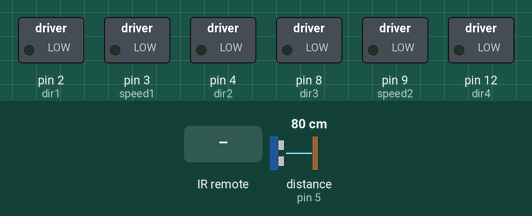
Bench run of a sketch on a simulated Arduino Uno, built with avr-gcc and run on an emulated ATmega328P. Shown: switched loads named in the sketch (green lamp = pin HIGH). Wiring (inferred from the names in the program): ultrasonic range finder: trigger pin 6; echo pin 5. The test bench sets the inputs (shaded band); at power-on: distance to the obstacle (sensor on pin 5) 80 cm. The echo pulse lasts 58.3 µs per cm; pins used as bus, display or sensor lines are not drawn; what the sketch prints to the serial monitor is not drawn.

Above: at 1.2 s.
1.3 s: infrared code 0xB946FF00 received
At 2.2 s:
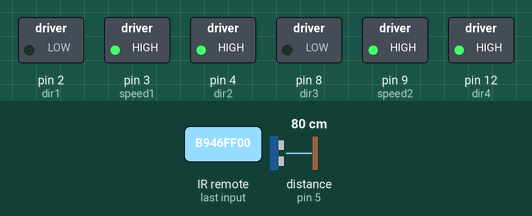
2.8 s: infrared code 0xEA15FF00 received
At 3.1 s:
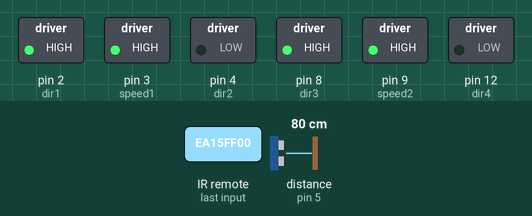
4.3 s: infrared code 0xBB44FF00 received
At 5.5 s:
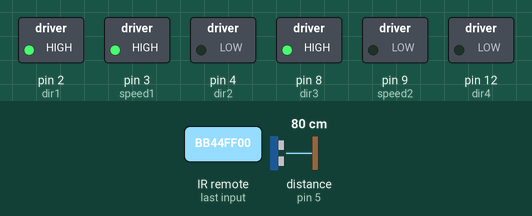
5.8 s: infrared code 0xBC43FF00 received
At 6.6 s:
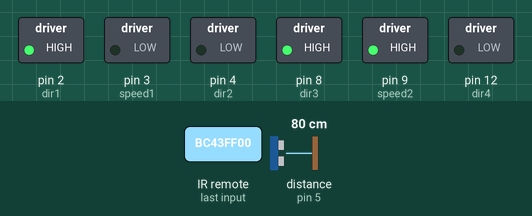
7.3 s: distance to the obstacle (sensor on pin 5) set to 30 cm
9.5 s: distance to the obstacle (sensor on pin 5) set to 23 cm
At 10.6 s:
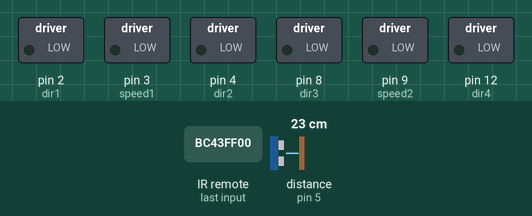
Timing chart, 0 to 12.1 s (numbered marks = the images above; inputs shaded):
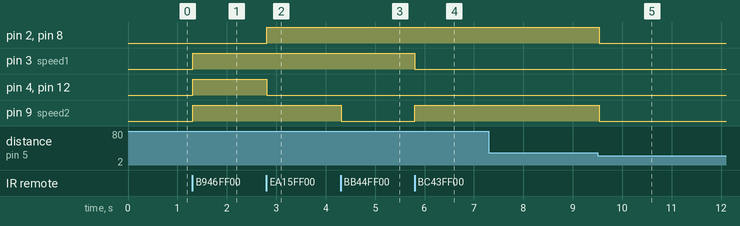

The sketch:

Robot_Car__IR__Ultrasonic_.ino
```cpp
#include <IRremote.h>
// C++ code ultrasonic sensor
const int trig = 6;
const int echo = 5;
int duration;
int distance;
int t1 = 300;
int t2 = 300;
const int stopDistance = 25;

// IR
const int IRpin = 10;
IRrecv IR(IRpin);

// motor 1
const int dir1 = 2;
const int dir2 = 4;
const int speed1 = 3; // ENA

// motor 2
const int dir3 = 8; // Corrected pin assignment for motor 2
const int dir4 = 12; // Corrected pin assignment for motor 2
const int speed2 = 9; // ENB

int motSpeed1 = 255;
int motSpeed2 = 0; // Set to the same speed as motSpeed1

void setup() {
  Serial.begin(9600);
  IR.enableIRIn();
  pinMode(trig, OUTPUT);
  pinMode(echo, INPUT);

  // motor 1
  pinMode(dir1, OUTPUT);
  pinMode(dir2, OUTPUT);
  pinMode(speed1, OUTPUT);

  // motor 2
  pinMode(dir3, OUTPUT);
  pinMode(dir4, OUTPUT);
  pinMode(speed2, OUTPUT); // ENB for motor 2

  // Stop the motors at startup
  digitalWrite(dir1, LOW);
  digitalWrite(dir2, LOW);
  digitalWrite(dir3, LOW);
  digitalWrite(dir4, LOW);
  analogWrite(speed1, 0);
  analogWrite(speed2, 0);
}

void loop() {
  digitalWrite(trig, LOW);
  delayMicroseconds(10);
  digitalWrite(trig, HIGH);
  delayMicroseconds(10);
  digitalWrite(trig, LOW);

  duration = pulseIn(echo, HIGH);
  distance = (duration / 2) / 29.1;

  // Display the distance and stop indicator on the Serial Monitor
  Serial.print("Distance: ");
  Serial.print(distance);
  Serial.print(" cm");

  while (IR.decode()) // For decoding buttons
  {
    if (IR.decodedIRData.decodedRawData == 0xB946FF00) // #2 button
    {
      // Motors direction - forward
      digitalWrite(dir1, LOW);
      digitalWrite(dir2, HIGH);
      digitalWrite(dir3, LOW);
      digitalWrite(dir4, HIGH);
      analogWrite(speed1, motSpeed1);
      analogWrite(speed2, motSpeed1);
      delay(t1);
    }
    else if (IR.decodedIRData.decodedRawData == 0xEA15FF00) // #8 button
    {
      // Motors direction - backward
      digitalWrite(dir1, HIGH);
      digitalWrite(dir2, LOW);
      digitalWrite(dir3, HIGH);
      digitalWrite(dir4, LOW);
      analogWrite(speed1, motSpeed1);
      analogWrite(speed2, motSpeed1);
      delay(t1);
    }
    else if (IR.decodedIRData.decodedRawData == 0xBB44FF00) // #4 button
    {
      // Motors direction - left
      digitalWrite(dir1, HIGH);
      digitalWrite(dir2, LOW);
      digitalWrite(dir3, HIGH);
      digitalWrite(dir4, LOW);
      analogWrite(speed1, motSpeed1);
      analogWrite(speed2, motSpeed2);
      delay(t1);
    }
    else if (IR.decodedIRData.decodedRawData == 0xBC43FF00) // #6 button
    {
      // Motors direction - right
      digitalWrite(dir1, HIGH);
      digitalWrite(dir2, LOW);
      digitalWrite(dir3, HIGH);
      digitalWrite(dir4, LOW);
      analogWrite(speed1, motSpeed2);
      analogWrite(speed2, motSpeed1);
      delay(t1);
    }
    IR.resume();
    delay(100); // Add a small delay between IR.decode() iterations
  }

  if (distance <= stopDistance)
  {
    Serial.println(" - Stop");

    // Motors direction - stop
    digitalWrite(dir1, LOW);
    digitalWrite(dir2, LOW);
    digitalWrite(dir3, LOW);
    digitalWrite(dir4, LOW);
    analogWrite(speed1, 0); // Stop motor 1
    analogWrite(speed2, 0); // Stop motor 2
  }
}
```

Measured:
- the behaviour switches between 27 and 26 cm on distance to the obstacle (sensor on pin 5) (found by bisection; images 4 and 5)
- after the input at 1.3 s, pin 3 (speed1), pin 4 (dir2), pin 9 (speed2), pin 12 (dir4): LOW → HIGH at once
- after the input at 2.8 s, pin 2 (dir1), pin 8 (dir3): LOW → HIGH at once; pin 4 (dir2), pin 12 (dir4): HIGH → LOW at once
- after the input at 4.3 s, pin 9 (speed2): HIGH → LOW at once
- after the input at 5.8 s, pin 3 (speed1): HIGH → LOW at once; pin 9 (speed2): LOW → HIGH at once
- after the input at 7.3 s, every drawn part: stays the same
- after the input at 9.5 s, pin 2 (dir1), pin 8 (dir3), pin 9 (speed2): HIGH → LOW at once
